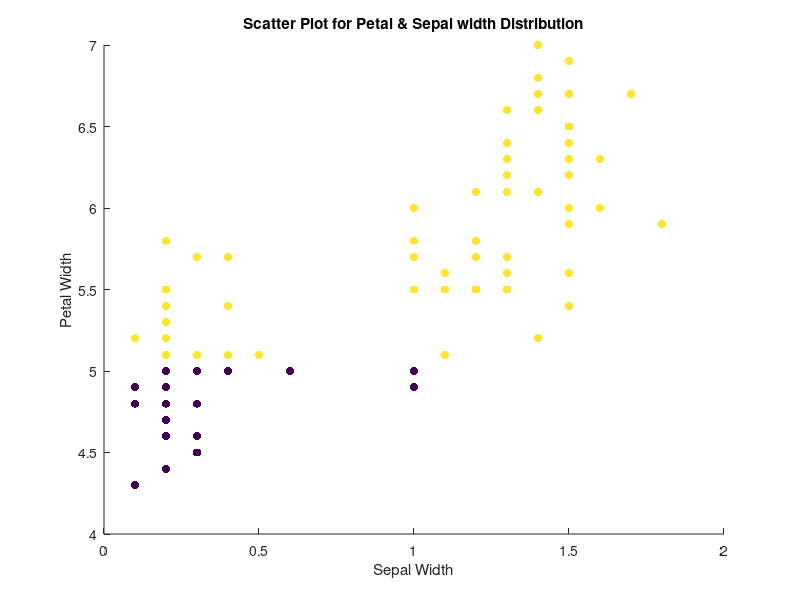
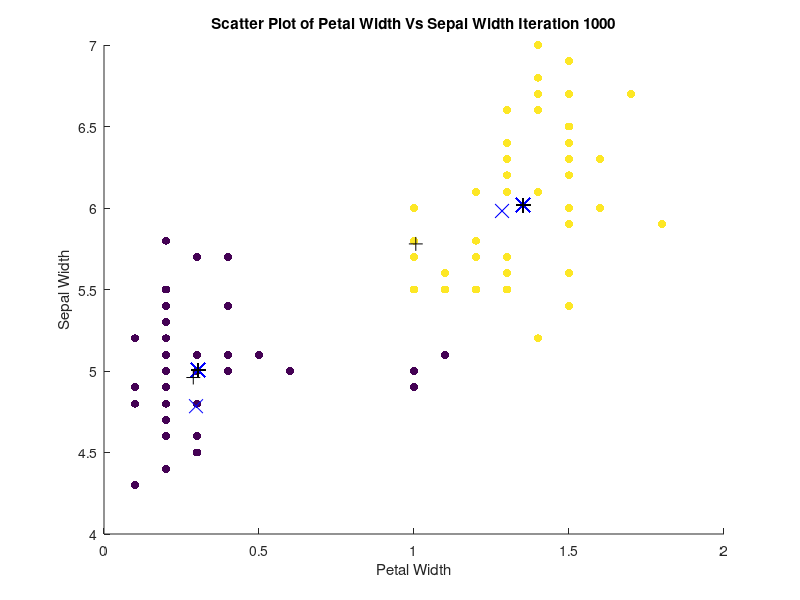

These charts were generated, in order, by the following MATLAB code:
function kmeans
%K-Means Alogrithm
%Shows two Groups in the Dataset, K=2
%Using Iris Dataset for classification
%features are : petal's width and sepal's width
%dataset size
SIZE=100;
format short;
%importing data
dataset=importdata('iris.txt');
%subseting the dataset
data=dataset(1:100,[2, 5]);
%initializing the dimension matrix
dmatrix=zeros(SIZE, 2);

%random centroids
c1=data(1,:);
c2=data(2,:);

%dimension Matrix C1
distance_C1squared=power(minus(data,c1),2);
distance_C1=sqrt(plus(distance_C1squared(:,1),distance_C1squared(:,2)));

%dimension Matrix C2
distance_C2squared=power(minus(data,c2), 2);
distance_C2=sqrt(plus(distance_C2squared(:,1),distance_C2squared(:,2)));

%dimension Matrix
dmatrix(:,1)=distance_C1;
dmatrix(:,2)=distance_C2;

%Binary dimension Matrix
for i=1:SIZE
	if(dmatrix(i,1)>=dmatrix(i,2))
		dmatrix(i,1)=1;
		dmatrix(i,2)=0;
	else
		dmatrix(i,1)=0;
		dmatrix(i,2)=1;
	endif 
endfor

dmatrix=dmatrix;
dataset=data;
dataset(:,3)=0;

for i=1:SIZE
	if(dmatrix(i,1)==1)
		dataset(i, 3)=1;
	endif

	if(dmatrix(i,2)==1)
		dataset(i, 3)=2;
	endif
endfor

%scatter plot distribution of the data after the first iteration
figure 1;
scatter(dataset(:,1), dataset(:,2),[], dataset(:,3), 'filled');
xlabel('Sepal Width');
ylabel('Petal Width');
title('Scatter Plot for Petal & Sepal width Distribution');

t=1;
loop_factor=true;
niteration=1000;
centdat1=zeros(niteration, 2);
centdat2=zeros(niteration, 2);

while loop_factor
    totalf1=zeros(1,2);
    totalf2=zeros(1,2);
    sizef1=0;
    sizef2=0;
    %calcutating the centroids
    for i= 1:SIZE
        if(dataset(i,3)==1)
            totalf1=plus(totalf1,dataset(i,1:2));
            sizef1=plus(sizef1,1);
            
        else
            totalf2=plus(totalf2,dataset(i,1:2));
            sizef2=plus(sizef2,1);
        endif
        
    endfor
    
    centroid1=rdivide(totalf1,(sizef1))
    centroid2=rdivide(totalf2,(sizef2))
    sizef1;
    sizef2;
    
    centdat1(t,:)=centroid1;
    centdat2(t,:)=centroid2;
    
    dmatrixP=dmatrix;
    dmatrix=zeros(SIZE, 2);
    %dimension Matrix C1
    distance_C1squared=power(minus(data,centroid1), 2);
    distance_C1=sqrt(plus(distance_C1squared(:,1),distance_C1squared(:,2)));
    
    %dimension Matrix C2
    distance_C2squared=power(minus(data,centroid2), 2);
    distance_C2=sqrt(plus(distance_C2squared(:,1),distance_C2squared(:,2)));
    
    %dimension Matrix
    dmatrix(:,1)=distance_C1;
    dmatrix(:,2)=distance_C2;
    
    %Binary dimension Matrix
    for i=1:SIZE
            if(dmatrix(i,1)>=dmatrix(i,2))
                    dmatrix(i,1)=1;
                    dmatrix(i,2)=0;
            else
                    dmatrix(i,1)=0;
                    dmatrix(i,2)=1;
            endif 
    endfor
    
    
    for i=1:SIZE
        if(dmatrix(i,1)==1)
            dataset(i, 3)=1;
        endif
    
        if(dmatrix(i,2)==1)
            dataset(i, 3)=2;
        endif
    endfor
    
    matrixMatch=all(all(dmatrixP==dmatrix));
    if matrixMatch==1
        loop_factor=false;
    endif
    
    if t==niteration
        loop_factor=false;
    endif
    t=plus(t,1);
    disp(t);
    
endwhile

disp("Centroids 1")
centroid1
sizef1
disp("Centroid 2")
centroid2
sizef2
figure 2;
scatter(dataset(:,1), dataset(:,2),[], dataset(:,3), 'filled');
xlabel('Petal Width');
ylabel('Sepal Width');
title('Scatter Plot of Petal Width Vs Sepal Width Iteration 1000');

hold on;
%ploting the centroids
plot(centdat1(:,1), centdat1(:,2), 'bx', 'MarkerSize', 10);
plot(centdat2(:,1), centdat2(:,2), 'k+', 'MarkerSize', 10);
disp("Finished");

endfunction